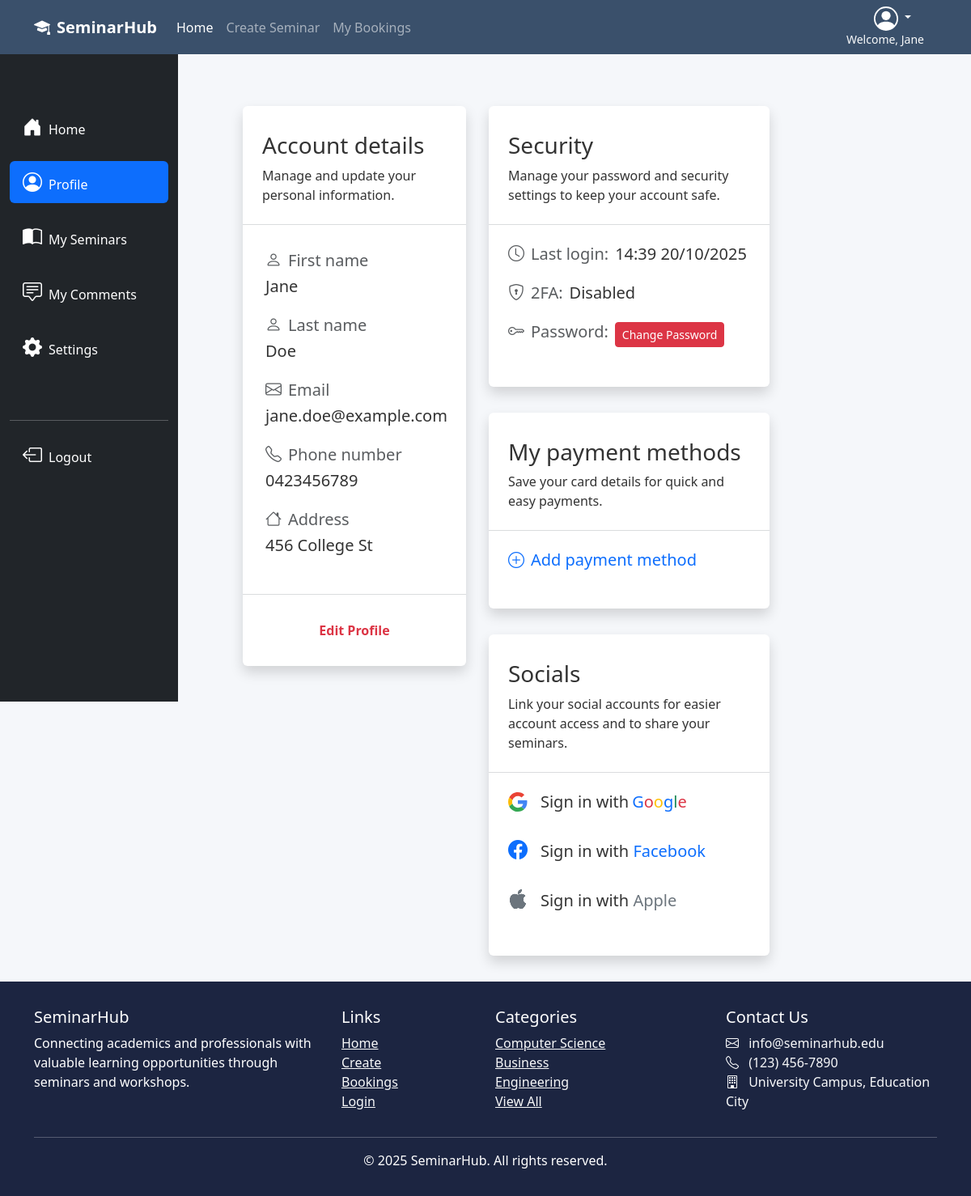
Page /profile/2 (signed in) on the committed database.
### SeminarHub/models.py (models this page shows, shortened)
class User(db.Model, UserMixin):
    __tablename__ = 'users'
    id = db.Column(db.Integer, primary_key=True)
    first_name = db.Column(db.String(64), index=True)
    last_name  = db.Column(db.String(64), index=True)
    email      = db.Column(db.String(64), unique=True)
    password_hash = db.Column(db.String(256), nullable=False)
    number     = db.Column(db.String(64), nullable=False)
    address    = db.Column(db.String(256), nullable=False)
    last_seen = db.Column(db.DateTime, default=datetime.now())
    bookings      = db.relationship("Booking", back_populates="user")
    comments      = db.relationship("Comment", back_populates="user")
    owned_events  = db.relationship("Event",   back_populates="owner")

### SeminarHub/user/user.py (the view)
@user_bp.route('/profile/<user_id>')
@login_required
def profile(user_id):
    user = User.query.filter_by(id = current_user.id).first()
    return render_template('profile.html', heading = 'Profile | ', user = user, details_template = '_account_details.html')

### SeminarHub/user/templates/profile.html (shortened to what this page needs)
{% extends '_profile_navigation.html' %}
{% set active_page = 'profile' %}
{% block profile_content %}
<div class="container-fluid pt-md-3 pt-2 ps-4 pe-4 ps-lg-0 mt-md-5 mt-3">
    <div class="row">
        <div class="col-12 col-lg-5 col-xl-4 pb-3">
            <div class="profile-form-section shadow rounded mb-3 w-100">
                {% block account_details %}
                    {% include details_template %}
                {% endblock %}
            </div>
        </div>
        <div class="col-12 col-lg-5 pe-4">
            <div class="row ps-3 pb-3">
                <div class="profile-form-section shadow rounded mb-3 w-100">
                    <div class="col">
                        <div class="px-4 mb-4">
                            <h3 class="">Security</h3>
                            <p>Manage your password and security settings to keep your account safe.</p>
                        </div>
                        <hr class="text-secondary">
                        <div class="px-4 mb-3 mt-4 d-column d-md-flex">
                            <h5 class="me-2 text-muted mb-2 text-nowrap"><i class="bi bi-clock fs-5 pe-2"></i>Last login:</h5>
                            <h5 class="">{% if user.last_seen %}{{user.last_seen.strftime('%H:%M %d/%m/%Y')}}{% else %}No previous login{% endif %}</h5>
                        </div>
                        <div class="px-4 mb-3 d-column d-md-flex">
                            <h5 class="me-2 text-muted mb-2"><i class="bi bi-shield-lock fs-5 pe-2"></i>2FA:</h5>
                            <h5 class="">Disabled</h5>
                        </div>
                        <div class="px-4 mb-3 d-column d-md-flex">
                            <h5 class="me-2 text-muted text text-nowrap"><i class="bi bi-key fs-5 pe-2"></i>Password:</h5>
                            <a href="{{url_for('auth.change_password', user_id=current_user.id)}}" class="text-decoration-none text-danger text-nowrap"><button class="btn btn-danger btn-sm me-2 py-1 ">Change Password</button></a>
                        </div>
                    </div>
                </div>
            </div>
            <div class="row ps-3 pb-3">
                <div class="profile-form-section shadow rounded mb-3 w-100">
                    <div class="col">
                        <div class="px-4 mb-4">
                            <h3 class="">My payment methods</h3>
                            <p>Save your card details for quick and easy payments.</p>
                        </div>
                        <hr class="text-secondary">
                        <div class="px-4 mb-3 mt-4">
                            <a href="" class="text-decoration-none"><h5 class=""><i class="bi bi-plus-circle fs-5 pe-2"></i>Add payment method</h5></a>
                        </div>
                    </div>
                </div>
            </div>
            <div class="row ps-3 pb-3">
                <div class="profile-form-section shadow rounded mb-3 w-100">
                    <div class="col">
                        <div class="px-4 mb-4">
                            <h3 class="">Socials</h3>
                            <p>Link your social accounts for easier account access and to share your seminars.</p>
                        </div>
                        <hr class="text-secondary">
                        <div class="px-4 mb-4 mt-4 d-flex">
                            <a href="" class="text-decoration-none text-reset">
                                <h5 class="google-icon-container">
                                    Sign in with <span class="text-primary ms-1">G</span><span class="text-danger">o</span><span class="text-warning">o</span><span class="text-primary">g</span><span class="text-success">l</span><span class="text-danger">e</span>
                                </h5>
                            </a>
                        </div>
                        <div class="px-4 mb-4 mt-4 d-flex">
                            <a href="" class="text-decoration-none text-reset"><h5 class=""><i class="bi bi-facebook h4 pe-3 text-primary"></i>Sign in with <span class="text-primary">Facebook</span></h5></a>
                        </div>
                        <div class="px-4 mb-3 mt-4 d-flex">
                            </i><a href="" class="text-decoration-none text-reset"><h5 class=""><i class="bi bi-apple h4 pe-3 text-secondary"></i>Sign in with <span class="text-secondary">Apple</span></h5></a>
                        </div>
                    </div>
                </div>
            </div>
        </div>
    </div>
</div>
{% endblock %}

### SeminarHub/templates/_navigation.html (shortened to what this page needs)
<nav class="navbar navbar-expand-lg navbar-dark sticky-top">
    <div class="container">
        <a class="navbar-brand fw-bold" href="{{ url_for('main.index') }}">
            <i class="bi bi-mortarboard-fill me-2"></i>SeminarHub
        </a>
        {% if current_user.is_authenticated %}
        <div class="ms-auto order-lg-last text-end">
            <div class="dropdown pe-3">
                <a href="#" class="d-block link-body-emphasis text-decoration-none dropdown-toggle text-light pe-3" data-bs-toggle="dropdown" aria-expanded="false">
                </a>
                <small class="d-block text-end text-light">Welcome, {{ current_user.first_name }}</small>
            </div>
        </div>
        {% endif %}
        <div class="collapse navbar-collapse" id="navbarNav">
            <ul class="navbar-nav me-auto">
                <li class="nav-item">
                    <a class="nav-link active" href="{{ url_for('main.index') }}">Home</a>
                </li>
                <li class="nav-item">
                    <a class="nav-link" href="{{url_for('event.create')}}">Create Seminar</a>
                </li>
                <li class="nav-item">
                    <a class="nav-link" href="{{url_for('booking.booking')}}">My Bookings</a>
                </li>
            </ul>
        </div>
    </div>
</nav>

### SeminarHub/user/templates/_account_details.html
<div class="px-4 mb-4">
    <h3 class="">Account details</h3>
    <p>Manage and update your personal information.</p>
</div>
<hr class="text-secondary">
<div class="px-4 py-2 mt-4">
    <div class="mb-4 ms-1">
        <h5 class="me-4 text-muted mb-2"><i class="bi bi-person fs-5 pe-2"></i>First name</h5>
        <h5 class="">{{user.first_name}}</h5>
    </div>
    <div class="mb-4 ms-1">
        <h5 class="me-4 text-muted mb-2"><i class="bi bi-person fs-5 pe-2"></i>Last name</h5>
        <h5 class="">{{user.last_name}}</h5>
    </div>
    <div class="mb-4 ms-1">
        <h5 class="me-4 text-muted mb-2"><i class="bi bi-envelope fs-5 pe-2"></i>Email</h5>
        <h5 class="">{{user.email}}</h5>
    </div>
    <div class="mb-4 ms-1">
        <h5 class="me-4 text-muted mb-2"><i class="bi bi-telephone fs-5 pe-2"></i>Phone number</h5>
        <h5 class="">{{user.number}}</h5>
    </div>
    <div class="mb-4 ms-1">
        <h5 class="me-4 text-muted mb-2"><i class="bi bi-house fs-5 pe-2"></i>Address</h5>
        <h5 class="">{{user.address}}</h5>
    </div>
</div>
<hr class="text-secondary">
<div class="text-center pt-3">
    <a href="{{url_for('user.edit_profile', user_id=current_user.id)}}" class="text-danger fw-bold text-decoration-none h6">Edit Profile</a>
</div>

### SeminarHub/static/style/stylesheet.css (style rules this page uses)
:root { --primary: #3a506b; --secondary: #5bc0be; --light: #f8f9fa; --dark: #1c2541; --accent: #e07a5f; }
html, body { min-height: 100%; margin: 0; padding: 0; }
body { font-family: 'Segoe UI', Tahoma, Geneva, Verdana, sans-serif; background-color: #f5f7fa; color: #333; }
.navbar { background-color: var(--primary); }
.profile-form-section { background-color: white; border-radius: 10px; box-shadow: 0 4px 6px rgba(0, 0, 0, 0.1); padding: 2rem 0; margin-bottom: 2rem; }
.google-icon { width: 24px; height: 24px; }
.google-icon-container { display: flex; align-items: center; }

### rows in the picture
User: first_name "Jane", last_name "Doe", email "jane.doe@example.com", number "0423456789", address "456 College St", last_seen "14:39 20/10/2025"

### other values in the picture
{{ current_year or 2025 }} "2025"
